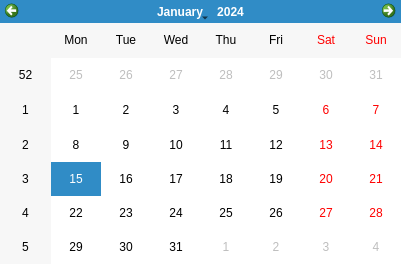
<?xml version="1.0" encoding="UTF-8"?>
<ui version="4.0">
 <class>frm_calender</class>
 <widget class="QWidget" name="frm_calender">
  <property name="geometry">
   <rect>
    <x>0</x>
    <y>0</y>
    <width>401</width>
    <height>264</height>
   </rect>
  </property>
  <property name="windowTitle">
   <string>Form</string>
  </property>
  <layout class="QVBoxLayout" name="verticalLayout">
   <property name="spacing">
    <number>0</number>
   </property>
   <property name="leftMargin">
    <number>0</number>
   </property>
   <property name="topMargin">
    <number>0</number>
   </property>
   <property name="rightMargin">
    <number>0</number>
   </property>
   <property name="bottomMargin">
    <number>0</number>
   </property>
   <item>
    <widget class="QCalendarWidget" name="calendarWidget">
     <property name="sizePolicy">
      <sizepolicy hsizetype="Expanding" vsizetype="Expanding">
       <horstretch>0</horstretch>
       <verstretch>0</verstretch>
      </sizepolicy>
     </property>
    </widget>
   </item>
  </layout>
 </widget>
 <resources/>
 <connections/>
</ui>
